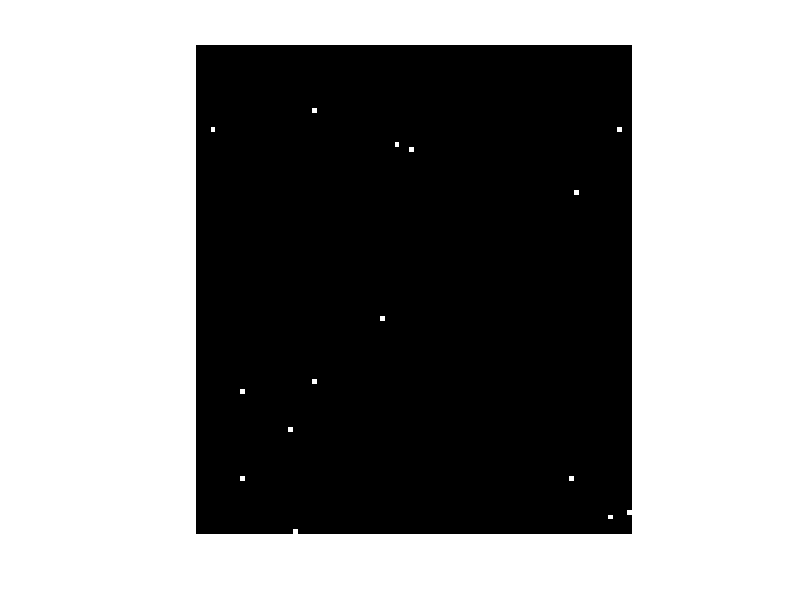

Source code (MATLAB):
global mapa;
global poblacionDepredadores;
global poblacionPresas;
global tasaReproduccionPresas;
global tasaReproduccionDepredadores;
global presas;

depredadores = struct();
presas = struct();

mapa = zeros(100, 100);
mapa(5, 5) = 255;
poblacionDepredadores = 1;
poblacionPresas = 1;
tasaReproduccionPresas = 1;
tasaReproduccionDepredadores = 1;

function crearDepredador()

    global poblacionDepredadores;
    global depredadores;
    depredadores(poblacionDepredadores).tiempoVidaSinComida = 10;
    depredadores(poblacionDepredadores).posicionX = int64(rand() * 100 + 1);
    depredadores(poblacionDepredadores).posicionY = int64(rand() * 100 + 1);
    depredadores(poblacionDepredadores).direccionMovimiento = 1;
    poblacionDepredadores += 1;

endfunction

function crearPresa()
    global poblacionPresas;
    global presas;

    presas(poblacionPresas).posicionX = int64(rand() * 100 + 1);
    presas(poblacionPresas).posicionY = int64(rand() * 100 + 1);
    presas(poblacionPresas).direccionMovimiento = 1;

    poblacionPresas += 1;
endfunction

function dibujarPantalla(instante)
    global presas;
    global poblacionPresas;
    global depredadores;
    global poblacionDepredadores;

    for i = 1:columns(presas)
        presaActual = presas(i);

        if presaActual.posicionX < 1 || presaActual.posicionX > 100 || presaActual.posicionY < 1 || presaActual.posicionY > 100

            if presaActual.posicionX < 1
                presaActual.posicionX += 2;
            endif

            if presaActual.posicionX > 100
                presaActual.posicionX -= 2;
            endif

            if presaActual.posicionY < 1
                presaActual.posicionY += 2;
            endif

            if presaActual.posicionY > 100
                presaActual.posicionY -= 2;
            endif

        endif

        if presaActual.direccionMovimiento == 1
            presaActual.posicionY +=1;
        endif

        if presaActual.direccionMovimiento == 2
            presaActual.posicionX +=1;
        endif

        if presaActual.direccionMovimiento == 3
            presaActual.posicionY -=1;
        endif

        if presaActual.direccionMovimiento == 4
            presaActual.posicionX -=1;
        endif

        presaActual.direccionMovimiento = int64(rand() * 4 + 1);
        mapa(presaActual.posicionY, presaActual.posicionX) = 255;
    endfor

    for i = 1:columns(depredadores)
        depredadorActual = depredadores(i);
        deepredadorActual.posicionX=int64(rand()*10)
        if depredadorActual.posicionX < 1 || depredadorActual.posicionX > 100 || depredadorActual.posicionY < 1 || depredadorActual.posicionY > 100

            if depredadorActual.posicionX < 1
                depredadorActual.posicionX +=1;
            endif

            if depredadorActual.posicionX > 100
                depredadorActual.posicionX -= 1;
            endif

            if depredadorActual.posicionY < 1
                depredadorActual.posicionY += 1;
            endif

            if depredadorActual.posicionY > 100
                depredadorActual.posicionY -= 1;
            endif

        endif
        depredadorActual.direccionMovimiento
        if depredadorActual.direccionMovimiento == 1
            depredadorActual.posicionY +=1;
        endif

        if depredadorActual.direccionMovimiento == 2
            depredadorActual.posicionX +=1;
        endif

        if depredadorActual.direccionMovimiento == 3
            depredadorActual.posicionY -=1;
        endif

        if depredadorActual.direccionMovimiento == 4
            depredadorActual.posicionX -=1;
        endif

        depredadorActual.direccionMovimiento = int64(rand() * 4 + 1);
        mapa(depredadorActual.posicionY, depredadorActual.posicionX) = 50;
    endfor

    imshow(mapa);
    pause(0.1);

    for i = 1:columns(presas)
        presaActual = presas(i);
        mapa(presaActual.posicionY, presaActual.posicionX) = 0;
    endfor

    for i = 1:columns(depredadores)
        depredadorActual = depredadores(i);
        mapa(depredadorActual.posicionY, depredadorActual.posicionX) = 0;
    endfor
endfunction

for i = 1:10
    crearPresa();
endfor

for i = 1:5
    crearDepredador();
endfor

for iq = 1:50
    dibujarPantalla(i);
endfor
